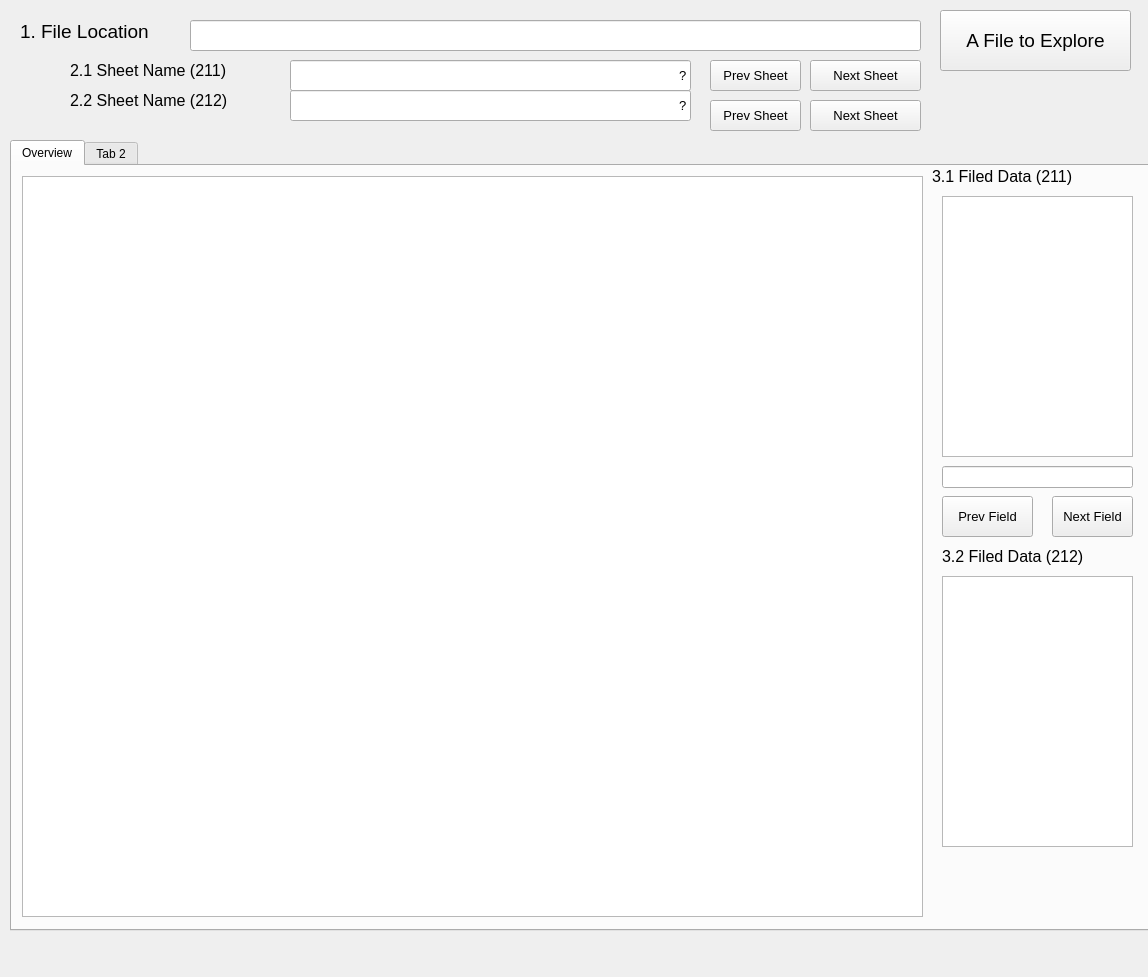
<?xml version="1.0" encoding="UTF-8"?>
<ui version="4.0">
 <class>DataPackForm</class>
 <widget class="QWidget" name="DataPackForm">
  <property name="geometry">
   <rect>
    <x>0</x>
    <y>0</y>
    <width>1148</width>
    <height>977</height>
   </rect>
  </property>
  <property name="font">
   <font>
    <pointsize>9</pointsize>
   </font>
  </property>
  <property name="windowTitle">
   <string>Data Explor</string>
  </property>
  <widget class="QTabWidget" name="tabWidget">
   <property name="geometry">
    <rect>
     <x>10</x>
     <y>140</y>
     <width>1151</width>
     <height>791</height>
    </rect>
   </property>
   <property name="currentIndex">
    <number>0</number>
   </property>
   <widget class="QWidget" name="tab">
    <attribute name="title">
     <string>Overview</string>
    </attribute>
    <widget class="QGraphicsView" name="graphicsView">
     <property name="geometry">
      <rect>
       <x>10</x>
       <y>10</y>
       <width>901</width>
       <height>741</height>
      </rect>
     </property>
    </widget>
    <widget class="QLabel" name="label_12">
     <property name="geometry">
      <rect>
       <x>10</x>
       <y>850</y>
       <width>261</width>
       <height>21</height>
      </rect>
     </property>
     <property name="font">
      <font>
       <family>Arial</family>
       <pointsize>12</pointsize>
       <weight>50</weight>
       <bold>false</bold>
      </font>
     </property>
     <property name="text">
      <string>&lt;html&gt;&lt;head/&gt;&lt;body&gt;&lt;p&gt;Corr. Coef of the Two Fields.:&lt;/p&gt;&lt;/body&gt;&lt;/html&gt;</string>
     </property>
    </widget>
    <widget class="QLineEdit" name="edCorr">
     <property name="geometry">
      <rect>
       <x>290</x>
       <y>840</y>
       <width>191</width>
       <height>31</height>
      </rect>
     </property>
     <property name="font">
      <font>
       <family>Arial</family>
       <pointsize>14</pointsize>
      </font>
     </property>
     <property name="text">
      <string/>
     </property>
     <property name="alignment">
      <set>Qt::AlignRight|Qt::AlignTrailing|Qt::AlignVCenter</set>
     </property>
    </widget>
    <widget class="QTextEdit" name="edFieldData1">
     <property name="geometry">
      <rect>
       <x>930</x>
       <y>30</y>
       <width>191</width>
       <height>261</height>
      </rect>
     </property>
     <property name="font">
      <font>
       <family>Arial</family>
       <pointsize>10</pointsize>
       <weight>50</weight>
       <bold>false</bold>
      </font>
     </property>
    </widget>
    <widget class="QLineEdit" name="edFieldName1">
     <property name="geometry">
      <rect>
       <x>930</x>
       <y>300</y>
       <width>191</width>
       <height>22</height>
      </rect>
     </property>
    </widget>
    <widget class="QPushButton" name="btnPrevCol1">
     <property name="geometry">
      <rect>
       <x>930</x>
       <y>330</y>
       <width>91</width>
       <height>41</height>
      </rect>
     </property>
     <property name="font">
      <font>
       <family>Arial</family>
       <pointsize>10</pointsize>
      </font>
     </property>
     <property name="text">
      <string>Prev Field</string>
     </property>
    </widget>
    <widget class="QPushButton" name="btnNextCol1">
     <property name="geometry">
      <rect>
       <x>1040</x>
       <y>330</y>
       <width>81</width>
       <height>41</height>
      </rect>
     </property>
     <property name="font">
      <font>
       <family>Arial</family>
       <pointsize>10</pointsize>
       <weight>50</weight>
       <bold>false</bold>
      </font>
     </property>
     <property name="text">
      <string>Next Field</string>
     </property>
    </widget>
    <widget class="QLabel" name="label_11">
     <property name="geometry">
      <rect>
       <x>930</x>
       <y>380</y>
       <width>201</width>
       <height>21</height>
      </rect>
     </property>
     <property name="font">
      <font>
       <family>Arial</family>
       <pointsize>12</pointsize>
       <weight>50</weight>
       <bold>false</bold>
      </font>
     </property>
     <property name="text">
      <string>&lt;html&gt;&lt;head/&gt;&lt;body&gt;&lt;p&gt;3.2 Filed Data (212)&lt;/p&gt;&lt;/body&gt;&lt;/html&gt;</string>
     </property>
    </widget>
    <widget class="QTextEdit" name="edFieldData2">
     <property name="geometry">
      <rect>
       <x>930</x>
       <y>410</y>
       <width>191</width>
       <height>271</height>
      </rect>
     </property>
     <property name="font">
      <font>
       <family>Arial</family>
       <pointsize>10</pointsize>
      </font>
     </property>
    </widget>
    <widget class="QLineEdit" name="edFieldName2">
     <property name="geometry">
      <rect>
       <x>910</x>
       <y>850</y>
       <width>191</width>
       <height>22</height>
      </rect>
     </property>
    </widget>
    <widget class="QPushButton" name="btnPrevCol2">
     <property name="geometry">
      <rect>
       <x>710</x>
       <y>850</y>
       <width>91</width>
       <height>41</height>
      </rect>
     </property>
     <property name="font">
      <font>
       <family>Arial</family>
       <pointsize>10</pointsize>
      </font>
     </property>
     <property name="text">
      <string>Prev Field</string>
     </property>
    </widget>
    <widget class="QPushButton" name="btnNextCol2">
     <property name="geometry">
      <rect>
       <x>830</x>
       <y>850</y>
       <width>81</width>
       <height>41</height>
      </rect>
     </property>
     <property name="font">
      <font>
       <family>Arial</family>
       <pointsize>10</pointsize>
       <weight>50</weight>
       <bold>false</bold>
      </font>
     </property>
     <property name="text">
      <string>Next Field</string>
     </property>
    </widget>
    <widget class="QLabel" name="label_10">
     <property name="geometry">
      <rect>
       <x>920</x>
       <y>0</y>
       <width>201</width>
       <height>21</height>
      </rect>
     </property>
     <property name="font">
      <font>
       <family>Arial</family>
       <pointsize>12</pointsize>
       <weight>50</weight>
       <bold>false</bold>
      </font>
     </property>
     <property name="text">
      <string>&lt;html&gt;&lt;head/&gt;&lt;body&gt;&lt;p&gt;3.1 Filed Data (211)&lt;/p&gt;&lt;/body&gt;&lt;/html&gt;</string>
     </property>
    </widget>
   </widget>
   <widget class="QWidget" name="tab_2">
    <attribute name="title">
     <string>Tab 2</string>
    </attribute>
   </widget>
  </widget>
  <widget class="QLabel" name="label_7">
   <property name="geometry">
    <rect>
     <x>20</x>
     <y>20</y>
     <width>161</width>
     <height>21</height>
    </rect>
   </property>
   <property name="font">
    <font>
     <family>Arial</family>
     <pointsize>12</pointsize>
     <weight>50</weight>
     <bold>false</bold>
    </font>
   </property>
   <property name="text">
    <string>&lt;html&gt;&lt;head/&gt;&lt;body&gt;&lt;p&gt;&lt;span style=&quot; font-size:14pt;&quot;&gt;1. File Location&lt;/span&gt;&lt;/p&gt;&lt;/body&gt;&lt;/html&gt;</string>
   </property>
  </widget>
  <widget class="QLineEdit" name="edSourceName">
   <property name="geometry">
    <rect>
     <x>190</x>
     <y>20</y>
     <width>731</width>
     <height>31</height>
    </rect>
   </property>
   <property name="font">
    <font>
     <family>Arial</family>
     <pointsize>10</pointsize>
    </font>
   </property>
   <property name="text">
    <string/>
   </property>
   <property name="alignment">
    <set>Qt::AlignRight|Qt::AlignTrailing|Qt::AlignVCenter</set>
   </property>
  </widget>
  <widget class="QPushButton" name="btnOverview">
   <property name="geometry">
    <rect>
     <x>940</x>
     <y>10</y>
     <width>191</width>
     <height>61</height>
    </rect>
   </property>
   <property name="font">
    <font>
     <family>Arial</family>
     <pointsize>14</pointsize>
     <weight>50</weight>
     <bold>false</bold>
    </font>
   </property>
   <property name="text">
    <string>A File to Explore</string>
   </property>
  </widget>
  <widget class="QLabel" name="label_8">
   <property name="geometry">
    <rect>
     <x>70</x>
     <y>60</y>
     <width>201</width>
     <height>21</height>
    </rect>
   </property>
   <property name="font">
    <font>
     <family>Arial</family>
     <pointsize>10</pointsize>
     <weight>50</weight>
     <bold>false</bold>
    </font>
   </property>
   <property name="text">
    <string>&lt;html&gt;&lt;head/&gt;&lt;body&gt;&lt;p&gt;&lt;span style=&quot; font-size:12pt;&quot;&gt;2.1 Sheet Name (211)&lt;/span&gt;&lt;/p&gt;&lt;/body&gt;&lt;/html&gt;</string>
   </property>
  </widget>
  <widget class="QLineEdit" name="edSheetName1">
   <property name="geometry">
    <rect>
     <x>290</x>
     <y>60</y>
     <width>401</width>
     <height>31</height>
    </rect>
   </property>
   <property name="font">
    <font>
     <family>Arial</family>
     <pointsize>10</pointsize>
    </font>
   </property>
   <property name="text">
    <string>?</string>
   </property>
   <property name="alignment">
    <set>Qt::AlignRight|Qt::AlignTrailing|Qt::AlignVCenter</set>
   </property>
  </widget>
  <widget class="QPushButton" name="btnPrevSheet1">
   <property name="geometry">
    <rect>
     <x>710</x>
     <y>60</y>
     <width>91</width>
     <height>31</height>
    </rect>
   </property>
   <property name="font">
    <font>
     <family>Arial</family>
     <pointsize>10</pointsize>
    </font>
   </property>
   <property name="text">
    <string>Prev Sheet</string>
   </property>
  </widget>
  <widget class="QPushButton" name="btnNextSheet1">
   <property name="geometry">
    <rect>
     <x>810</x>
     <y>60</y>
     <width>111</width>
     <height>31</height>
    </rect>
   </property>
   <property name="font">
    <font>
     <family>Arial</family>
     <pointsize>10</pointsize>
     <weight>50</weight>
     <bold>false</bold>
    </font>
   </property>
   <property name="text">
    <string>Next Sheet</string>
   </property>
  </widget>
  <widget class="QLabel" name="label_9">
   <property name="geometry">
    <rect>
     <x>70</x>
     <y>90</y>
     <width>201</width>
     <height>21</height>
    </rect>
   </property>
   <property name="font">
    <font>
     <family>Arial</family>
     <pointsize>10</pointsize>
     <weight>50</weight>
     <bold>false</bold>
    </font>
   </property>
   <property name="text">
    <string>&lt;html&gt;&lt;head/&gt;&lt;body&gt;&lt;p&gt;&lt;span style=&quot; font-size:12pt;&quot;&gt;2.2 Sheet Name (212)&lt;/span&gt;&lt;/p&gt;&lt;/body&gt;&lt;/html&gt;</string>
   </property>
  </widget>
  <widget class="QLineEdit" name="edSheetName2">
   <property name="geometry">
    <rect>
     <x>290</x>
     <y>90</y>
     <width>401</width>
     <height>31</height>
    </rect>
   </property>
   <property name="font">
    <font>
     <family>Arial</family>
     <pointsize>10</pointsize>
    </font>
   </property>
   <property name="text">
    <string>?</string>
   </property>
   <property name="alignment">
    <set>Qt::AlignRight|Qt::AlignTrailing|Qt::AlignVCenter</set>
   </property>
  </widget>
  <widget class="QPushButton" name="btnPrevSheet2">
   <property name="geometry">
    <rect>
     <x>710</x>
     <y>100</y>
     <width>91</width>
     <height>31</height>
    </rect>
   </property>
   <property name="font">
    <font>
     <family>Arial</family>
     <pointsize>10</pointsize>
    </font>
   </property>
   <property name="text">
    <string>Prev Sheet</string>
   </property>
  </widget>
  <widget class="QPushButton" name="btnNextSheet2">
   <property name="geometry">
    <rect>
     <x>810</x>
     <y>100</y>
     <width>111</width>
     <height>31</height>
    </rect>
   </property>
   <property name="font">
    <font>
     <family>Arial</family>
     <pointsize>10</pointsize>
     <weight>50</weight>
     <bold>false</bold>
    </font>
   </property>
   <property name="text">
    <string>Next Sheet</string>
   </property>
  </widget>
 </widget>
 <resources/>
 <connections/>
</ui>
